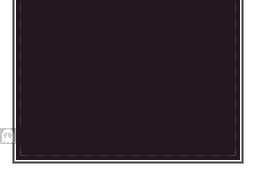

A level layout from a 2D game, rendered from its tile map. Below: a short description, then the map file with its tile-grid data intact:
An orthogonal 16x11 tile map with 16x16 px tiles, 3 tile layers (Base, Behavior Overrides, Attributes), 5 tilesets.

<map version="1.10" tiledversion="1.11.2" orientation="orthogonal" renderorder="right-down" width="16" height="11" tilewidth="16" tileheight="16" infinite="0" nextlayerid="68" nextobjectid="1">
 <properties>
  <property name="base_logic" value="ROOM_BASE_LOGIC_NONE" />
  <property name="category" value="exterior" />
  <property name="dark" type="bool" value="false" />
  <property name="exit_east" type="bool" value="true" />
  <property name="exit_north" type="bool" value="true" />
  <property name="exit_south" type="bool" value="true" />
  <property name="exit_west" type="bool" value="true" />
  <property name="finalizer" value="room_finalizer_hub_spawn" />
  <property name="forbid_player_spawning" type="bool" value="false" />
  <property name="room_obj_palette" value="sprite_palette_overworld_table" />
  <property name="room_palette" value="hub_world_palette_table" />
 </properties>
 <tileset firstgid="1" source="../../MapTiles.tsx" />
 <tileset firstgid="257" source="../../DiscoFloorTiles.tsx" />
 <tileset firstgid="289" source="../../Attributes.tsx" />
 <tileset firstgid="293" source="../../TechnicalTiles.tsx" />
 <tileset firstgid="357" source="../../SignTiles.tsx" />
 <layer id="1" name="Base" width="16" height="11">
  <data encoding="csv">
211,266,257,257,257,257,257,257,257,257,257,257,257,257,268,209,
211,266,257,257,257,257,257,257,257,257,257,257,257,257,268,209,
211,266,257,257,257,257,257,257,257,257,257,257,257,257,268,209,
211,266,257,257,257,257,257,257,257,257,257,257,257,257,268,209,
211,266,257,257,257,257,257,257,257,257,257,257,257,257,268,209,
211,266,257,257,257,257,257,257,257,257,257,257,257,257,268,209,
211,266,257,257,257,257,257,257,257,257,257,257,257,257,268,209,
211,266,257,257,257,257,257,257,257,257,257,257,257,257,268,209,
211,257,257,257,257,257,257,257,257,257,257,257,257,257,268,209,
211,274,275,275,275,275,275,275,275,275,275,275,275,275,276,209,
228,194,194,194,194,194,194,194,194,194,194,194,194,194,194,229
</data>
 </layer>
 <layer id="67" name="Behavior Overrides" width="16" height="11" opacity="0.23">
  <data encoding="csv">
0,0,0,0,0,0,0,0,0,0,0,0,0,0,0,0,
0,0,0,0,0,0,0,0,0,0,0,0,0,0,0,0,
0,0,0,0,0,0,0,0,0,0,0,0,0,0,0,0,
0,0,0,0,0,0,0,0,0,0,0,0,0,0,0,0,
0,0,0,0,0,0,0,0,0,0,0,0,0,0,0,0,
0,0,0,0,0,0,0,0,0,0,0,0,0,0,0,0,
0,0,0,0,0,0,0,0,0,0,0,0,0,0,0,0,
0,0,0,0,0,0,0,0,0,0,0,0,0,0,0,0,
309,0,0,0,0,0,0,0,0,0,0,0,0,0,0,0,
0,0,0,0,0,0,0,0,0,0,0,0,0,0,0,0,
0,0,0,0,0,0,0,0,0,0,0,0,0,0,0,0
</data>
 </layer>
 <layer id="2" name="Attributes" width="16" height="11" opacity="0.2">
  <data encoding="csv">
289,289,289,289,289,289,289,289,289,289,289,289,289,289,289,289,
289,289,289,289,289,289,289,289,289,289,289,289,289,289,289,289,
289,289,289,289,289,289,289,289,289,289,289,289,289,289,289,289,
289,289,0,0,0,0,0,0,0,0,0,0,0,0,289,289,
289,289,289,289,289,289,289,289,289,289,289,289,289,289,289,289,
289,289,289,289,289,289,289,289,289,289,289,289,289,289,289,289,
289,289,289,289,289,289,289,289,289,289,0,0,0,0,289,289,
289,289,289,289,289,289,289,289,289,289,289,289,289,289,289,289,
289,289,289,0,0,289,289,289,0,0,0,289,289,289,289,289,
289,289,289,289,289,0,0,0,0,289,289,289,289,289,289,289,
289,289,289,289,289,289,289,289,289,289,289,289,289,289,289,289
</data>
 </layer>
</map>
